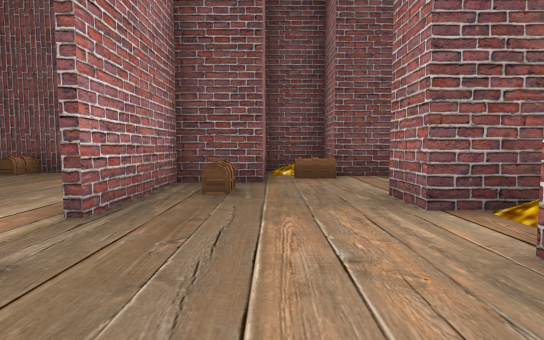
[1] (above)

16 first-person views from a walk through a Unity game level. The camera is 1.4 m above the floor, tilts 4° down and sees 80° across. The floor is counted in squares, 2.4 m on a side. Each view is taken from the middle of a square. On the plan, view 1 faces up. The plan holds only what a view shows up to about 9 squares ahead; the rest is blank. The place goes on beyond the plan. The player is left out.

[2]
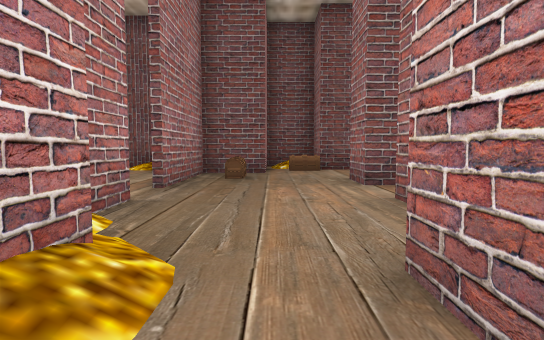

[3]
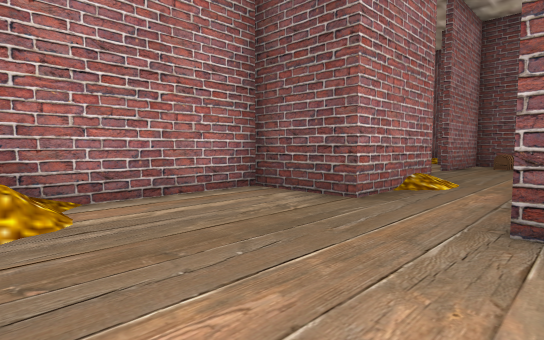

[4]
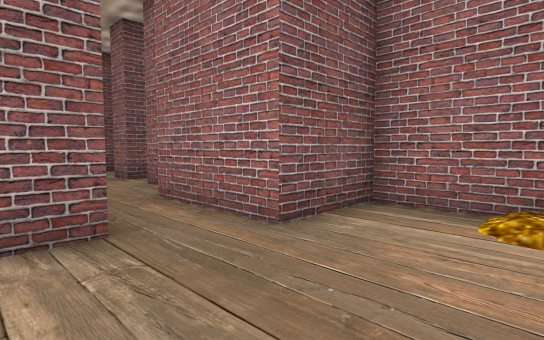

[5]
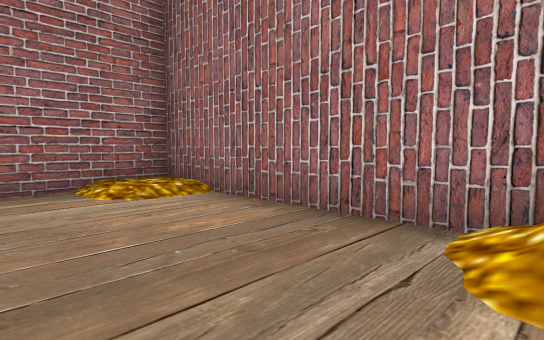

[6]
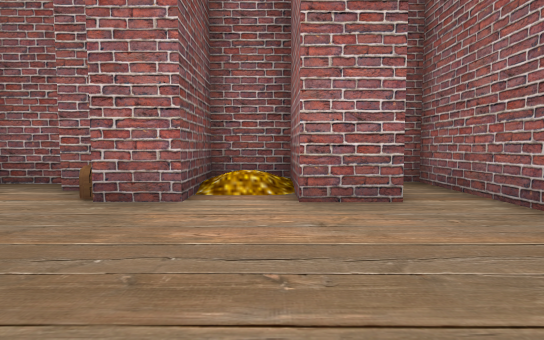

[7]
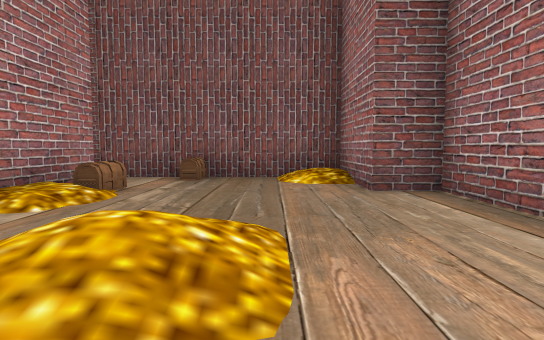

[8]
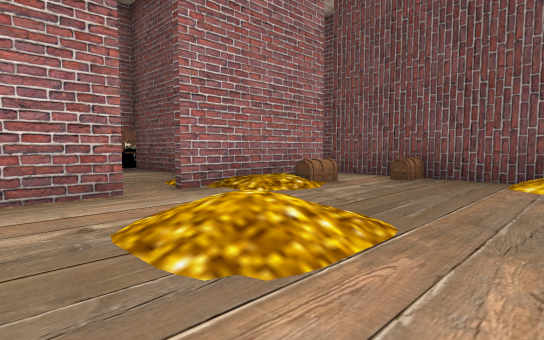

[9]
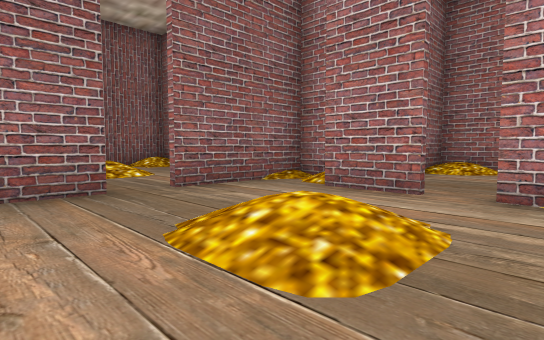

[10]
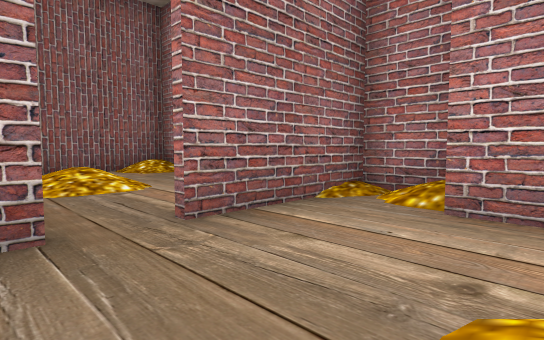

[11]
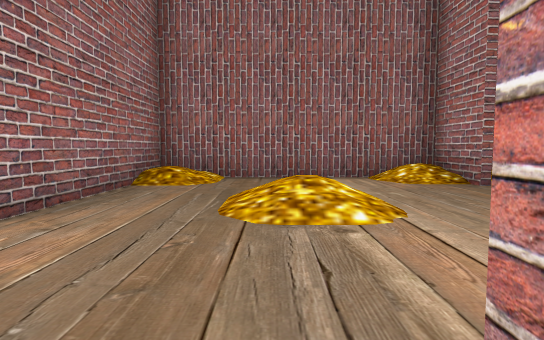

[12]
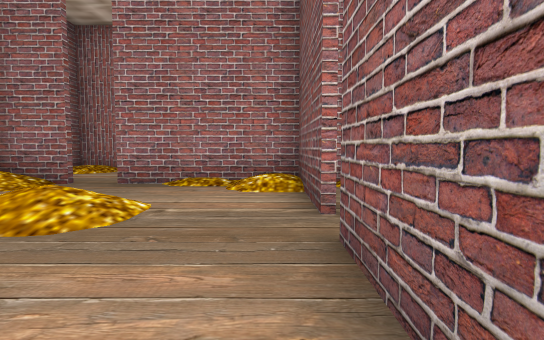

[13]
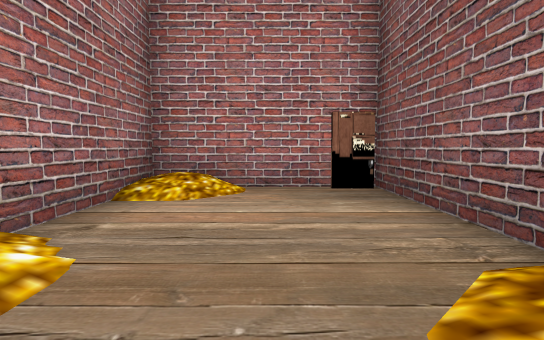

[14]
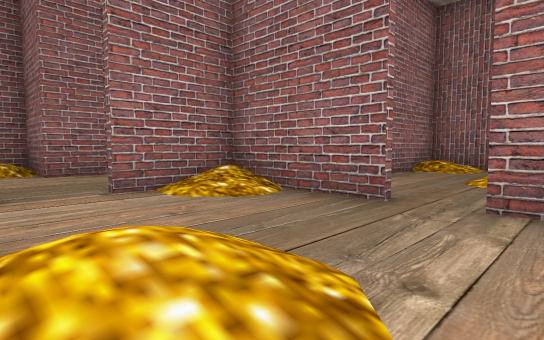

[15]
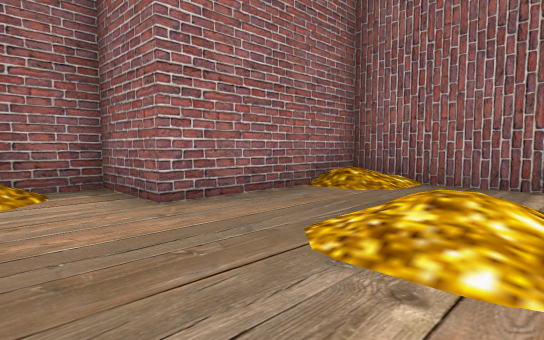

[16]
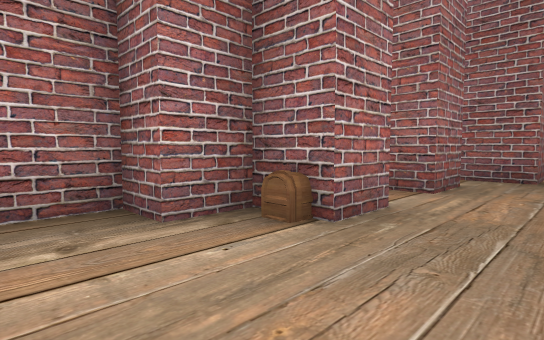

### Floor plan
Key: @ floor where view 1 was taken; # wall or solid block; . main floor; : floor 0.25 m higher than the main floor; + floor 0.5 m higher than the main floor; / step, stairs or slope; = window, fence, low wall or low ledge; C chest.
Columns run from 12 left of view 1 to 4 right of it. Each row starts with its distance up from view 1.
  8        ###  ##
  7      #C./+##/###
  6      #....##.C..#
  5 ######C...#.....
  4 ##../#/...#C..C#
  3 #......//.#...##
  2 #/...#.//.....//
  1 ######....#...##
  0     ###.####@...
 -1    #//..../#.###
 -2    ##......#.#
 -3     #.//.###.###
 -4     #.//.#.....#
 -5   ==#.../#..../#
 -6     #/../#/...:#
 -7     ##### ######

Positions as (right, up) in squares from view 1, and headings:
1: (0, 0), facing up
2: (0, -2), facing up
3: (1, -6), facing up-left
4: (-2, -6), facing up-right
5: (-2, -4), facing down-right
6: (-2, 2), facing right
7: (-4, 1), facing up
8: (-3, 1), facing up-left
9: (-3, 4), facing down-left
10: (-4, 2), facing down-left
11: (-5, 0), facing down
12: (-2, -1), facing left
13: (-7, 3), facing left
14: (-6, 3), facing down-right
15: (-6, -1), facing down-right
16: (0, 6), facing down-right
